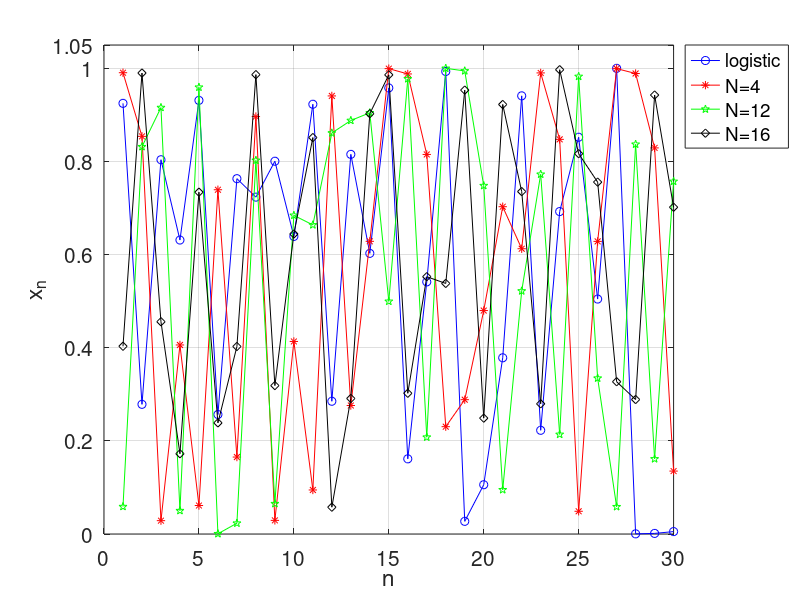

Write the MATLAB code that produced this figure.
close all;clc,clear
box on
hold on
grid on
xlabel('n');
ylabel('x_n');
set(gca, 'FontSize', 15);
set(gca,'XLim',[0 30]);
set(gca,'YLim',[0 1.05]);
set(gca, 'XTick',0:5:30);
set(gca, 'YTick',[0:0.2:1.05 1.05]);
y = @(k,x)k*x.*(1-x);
x0=rand(1);k=4;x=x0;
logistic = zeros(1,30);
for i=1:30
    f=y(k,x);
    x=f;
    logistic(i) = x;
end
i=1:30;
plot(i,logistic,'-ob');
M = zeros(1,30);k=4;
for N = [4 12 16]
    for i = 1:30
        if x0>0&&x0<1/N
            y = k.*N^2.*x0.*(1/N-x0);
        elseif x0>1/N&&x0<1
            for j=1:2:(N-1)
                if x0>j/N&&x0<(j+1)/N
                    y=1-k.*N^2.*(x0-j/N).*((j+1)/N-x0);
                end
            end
            for j=2:2:(N-1)
                if x0>j/N&&x0<(j+1)/N
                    y=k.*N^2.*(x0-j/N)*((j+1)/N-x0);
                end
            end
        elseif x0==1
            y=x0-1/(100*N);
        else
            y=x0+1/(100*N);
        end
        M(i) = y;
        x0=y;
    end
    i = 1:30;
    if N==4
        plot(i,M,'-*r'); 
    elseif N==12
        plot(i,M,'-pg');
    else
        plot(i,M,'-dk');
    end
end

legend('logistic','N=4','N=12','N=16','Location','NorthEastOutside');
hold off
saveas(gcf,'images/img07','png');










